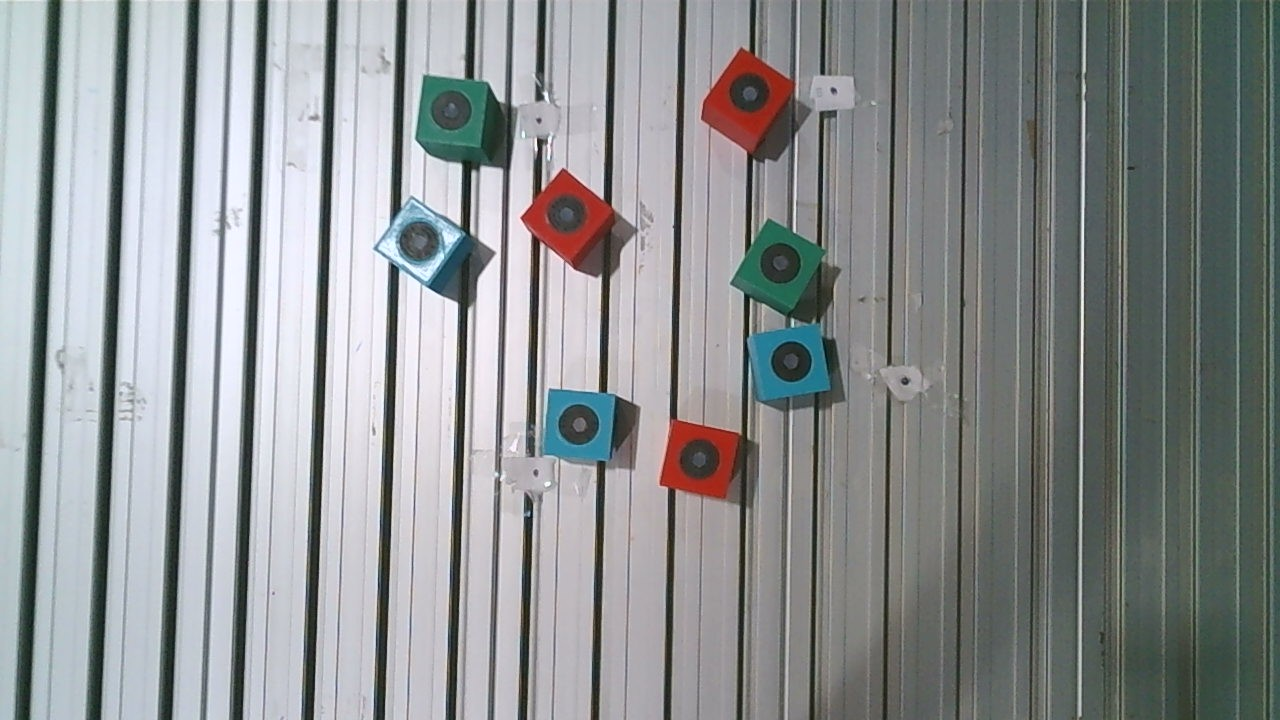
#> input picture lab3_pick_place_VC/client-tcpip-gofa/images/escenario3.jpg, 1280 x 720 px
$ python ajuste_parametros_colores.py
#> lines starting #> are read from the running program, lines starting #| are printed output that depends on the picture
import cv2
import numpy as np
import json
import os
from pathlib import Path

# ─── SELECCIONA EL COLOR A CALIBRAR ───────────────────────────────────────────
COLOR = "amarillo"   # "verde" | "amarillo" | "azul" | "rojo"
# ──────────────────────────────────────────────────────────────────────────────

BASE_DIR = Path(__file__).parent
IMAGE_PATH = BASE_DIR / "images" / "escenario3.jpg"
CONFIG_FILE = BASE_DIR / f"config_cubos_{COLOR}.json"

DEFAULTS = {
    "amarillo": {"hsv_lower_h": 20,  "hsv_lower_s": 150, "hsv_lower_v": 150,
                 "hsv_upper_h": 30,  "hsv_upper_s": 255, "hsv_upper_v": 255, "min_area": 500},
    "verde":    {"hsv_lower_h": 35,  "hsv_lower_s": 50,  "hsv_lower_v": 20,
                 "hsv_upper_h": 85,  "hsv_upper_s": 255, "hsv_upper_v": 255, "min_area": 800},
    "azul":     {"hsv_lower_h": 100, "hsv_lower_s": 100, "hsv_lower_v": 20,
                 "hsv_upper_h": 125, "hsv_upper_s": 255, "hsv_upper_v": 255, "min_area": 3000},
    "rojo":     {"hsv_lower_h": 0,   "hsv_lower_s": 100, "hsv_lower_v": 20,
                 "hsv_upper_h": 5,   "hsv_upper_s": 255, "hsv_upper_v": 255,
                 "hsv_lower_h2": 175, "hsv_upper_h2": 179, "min_area": 3000},
}

def cargar_config():
    if os.path.isfile(CONFIG_FILE):
        with open(CONFIG_FILE, "r", encoding="utf-8") as f:
            return json.load(f)
    return DEFAULTS[COLOR]

def guardar_config(cfg):
    with open(CONFIG_FILE, "w", encoding="utf-8") as f:
        json.dump(cfg, f, indent=4, ensure_ascii=False)
    print(f"Configuracion guardada en {CONFIG_FILE}")

img = cv2.imread(str(IMAGE_PATH))
#> img is the input picture: shape (720, 1280, 3); mean B, G, R 145.1, 144.1, 140.3
if img is None:
    raise FileNotFoundError(f"No se encontro la imagen: {IMAGE_PATH}")
img = cv2.resize(img, (640, 480))
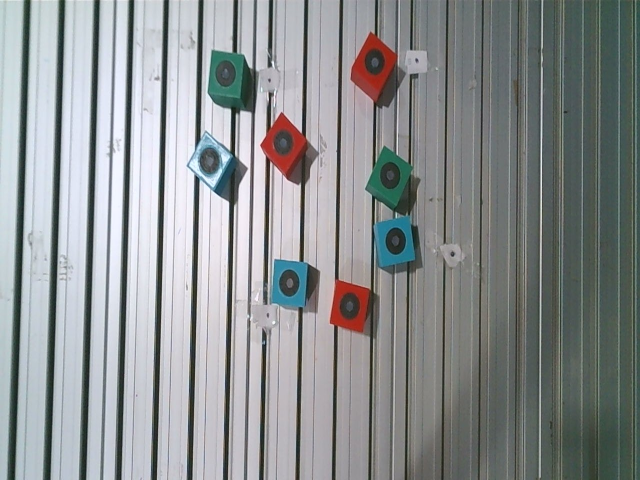
#> img: shape (480, 640, 3); mean B, G, R 145.1, 144, 140.2

params = cargar_config()
#> (reads lab3_pick_place_VC/client-tcpip-gofa/config_cubos_amarillo.json from the repository)
es_rojo = (COLOR == "rojo")

cv2.namedWindow("Controles", cv2.WINDOW_NORMAL)
cv2.createTrackbar("H Min",    "Controles", params.get("hsv_lower_h", 0),   179, lambda x: None)
cv2.createTrackbar("S Min",    "Controles", params.get("hsv_lower_s", 100), 255, lambda x: None)
cv2.createTrackbar("V Min",    "Controles", params.get("hsv_lower_v", 20),  255, lambda x: None)
cv2.createTrackbar("H Max",    "Controles", params.get("hsv_upper_h", 10),  179, lambda x: None)
cv2.createTrackbar("S Max",    "Controles", params.get("hsv_upper_s", 255), 255, lambda x: None)
cv2.createTrackbar("V Max",    "Controles", params.get("hsv_upper_v", 255), 255, lambda x: None)
cv2.createTrackbar("Min Area", "Controles", params.get("min_area", 500),   5000, lambda x: None)
if es_rojo:
    cv2.createTrackbar("H Min2", "Controles", params.get("hsv_lower_h2", 175), 179, lambda x: None)
    cv2.createTrackbar("H Max2", "Controles", params.get("hsv_upper_h2", 179), 179, lambda x: None)

COLOR_BGR_MAP = {"amarillo": (0, 255, 255), "azul": (255, 0, 0), "rojo": (0, 0, 255), "verde": (0, 255, 0)}
color_bgr = COLOR_BGR_MAP[COLOR]

print(f"=== Calibracion de cubos {COLOR} ===")
print("Ajusta los sliders y pulsa 's' para guardar, 'q'/ESC para salir.")

while True:
    h_min  = cv2.getTrackbarPos("H Min",    "Controles")
    s_min  = cv2.getTrackbarPos("S Min",    "Controles")
    v_min  = cv2.getTrackbarPos("V Min",    "Controles")
    h_max  = cv2.getTrackbarPos("H Max",    "Controles")
    s_max  = cv2.getTrackbarPos("S Max",    "Controles")
    v_max  = cv2.getTrackbarPos("V Max",    "Controles")
    min_area = cv2.getTrackbarPos("Min Area", "Controles")

    hsv = cv2.cvtColor(img, cv2.COLOR_BGR2HSV)
#> hsv: shape (480, 640, 3); mean H, S, V 90, 25.9, 149.4
    mask = cv2.inRange(hsv, np.array([h_min, s_min, v_min], np.uint8),
                            np.array([h_max, s_max, v_max], np.uint8))
#> mask: shape (480, 640); every value is 0
    if es_rojo:
        h_min2 = cv2.getTrackbarPos("H Min2", "Controles")
        h_max2 = cv2.getTrackbarPos("H Max2", "Controles")
        mask2 = cv2.inRange(hsv, np.array([h_min2, s_min, v_min], np.uint8),
                                 np.array([h_max2, s_max, v_max], np.uint8))
        mask = cv2.add(mask, mask2)

    contours, _ = cv2.findContours(mask, cv2.RETR_EXTERNAL, cv2.CHAIN_APPROX_SIMPLE)
#> contours = []
    vis = img.copy()
    overlay = vis.copy()
    for c in contours:
        if cv2.contourArea(c) >= min_area:
            hull = cv2.convexHull(c)
            cv2.fillPoly(overlay, [hull], color_bgr)
            cv2.drawContours(vis, [hull], 0, color_bgr, 2)
            M = cv2.moments(c)
            if M["m00"] > 0:
                cx, cy = int(M["m10"] / M["m00"]), int(M["m01"] / M["m00"])
                cv2.circle(vis, (cx, cy), 7, color_bgr, -1)
#> this loop made 0 passes
    cv2.addWeighted(overlay, 0.35, vis, 0.65, 0, vis)

    cv2.imshow("Deteccion", vis)
    cv2.imshow("Mascara", mask)

    key = cv2.waitKey(30) & 0xFF
#> (key q is pressed here)
    if key in (ord('q'), 27):
        break
    elif key == ord('s'):
        cfg_to_save = {
            "hsv_lower_h": h_min, "hsv_lower_s": s_min, "hsv_lower_v": v_min,
            "hsv_upper_h": h_max, "hsv_upper_s": s_max, "hsv_upper_v": v_max,
            "min_area": min_area,
        }
        if es_rojo:
            cfg_to_save["hsv_lower_h2"] = h_min2
            cfg_to_save["hsv_upper_h2"] = h_max2
        guardar_config(cfg_to_save)

cv2.destroyAllWindows()
